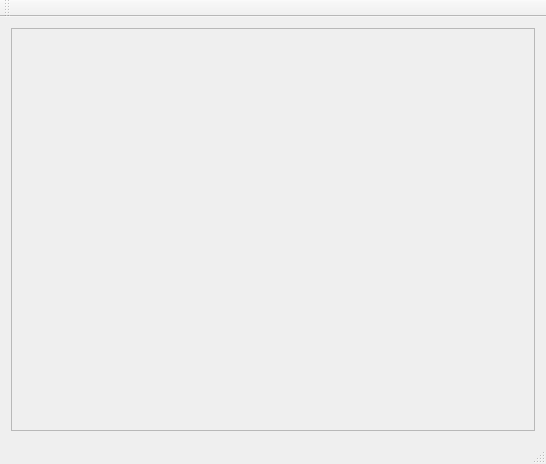
<?xml version="1.0" encoding="UTF-8"?>
<ui version="4.0">
 <class>openList</class>
 <widget class="QMainWindow" name="openList">
  <property name="geometry">
   <rect>
    <x>0</x>
    <y>0</y>
    <width>546</width>
    <height>464</height>
   </rect>
  </property>
  <property name="windowTitle">
   <string>openList</string>
  </property>
  <widget class="QWidget" name="centralWidget">
   <layout class="QGridLayout" name="gridLayout">
    <item row="0" column="0">
     <widget class="QScrollArea" name="scrollArea">
      <property name="widgetResizable">
       <bool>true</bool>
      </property>
      <widget class="QWidget" name="scrollAreaWidgetContents">
       <property name="geometry">
        <rect>
         <x>0</x>
         <y>0</y>
         <width>526</width>
         <height>391</height>
        </rect>
       </property>
       <layout class="QGridLayout" name="gridLayout_2">
        <item row="0" column="0">
         <layout class="QVBoxLayout" name="verticalLayout"/>
        </item>
       </layout>
      </widget>
     </widget>
    </item>
   </layout>
  </widget>
  <widget class="QMenuBar" name="menuBar">
   <property name="geometry">
    <rect>
     <x>0</x>
     <y>0</y>
     <width>546</width>
     <height>21</height>
    </rect>
   </property>
  </widget>
  <widget class="QToolBar" name="mainToolBar">
   <attribute name="toolBarArea">
    <enum>TopToolBarArea</enum>
   </attribute>
   <attribute name="toolBarBreak">
    <bool>false</bool>
   </attribute>
  </widget>
  <widget class="QStatusBar" name="statusBar"/>
 </widget>
 <layoutdefault spacing="6" margin="11"/>
 <resources/>
 <connections/>
</ui>
